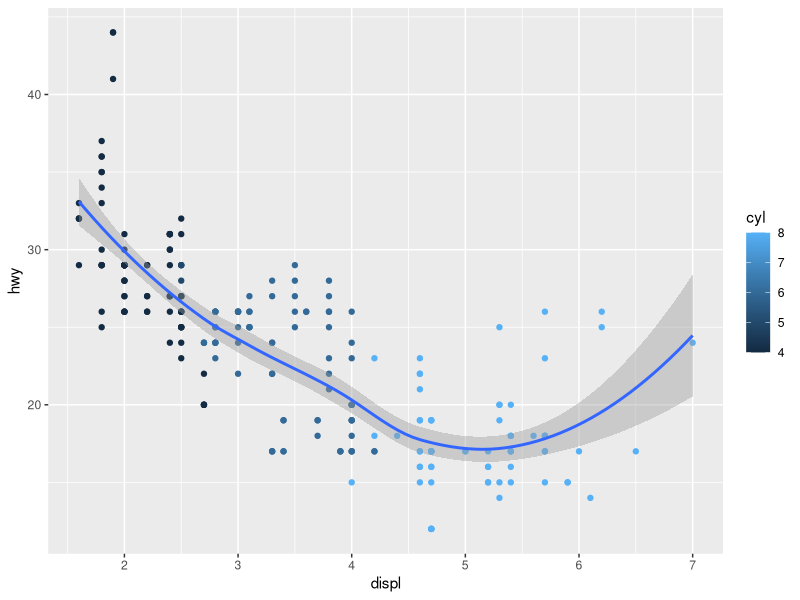
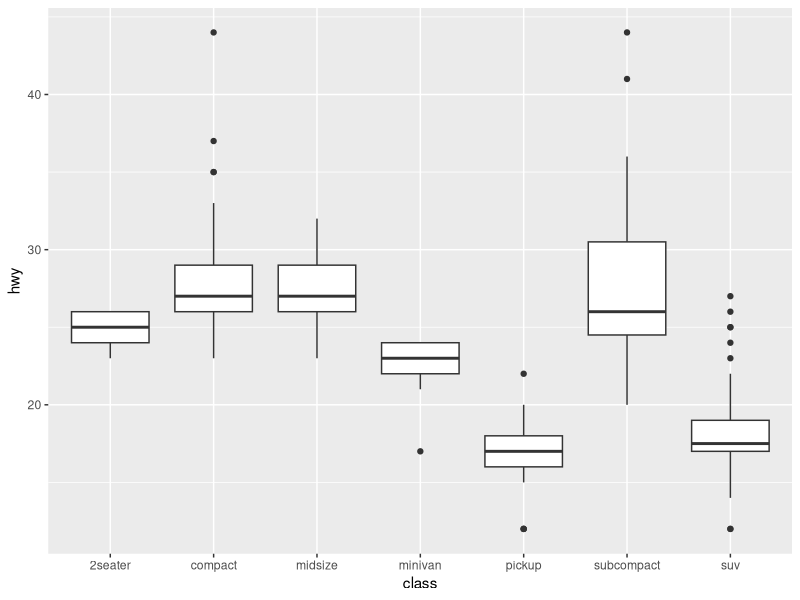
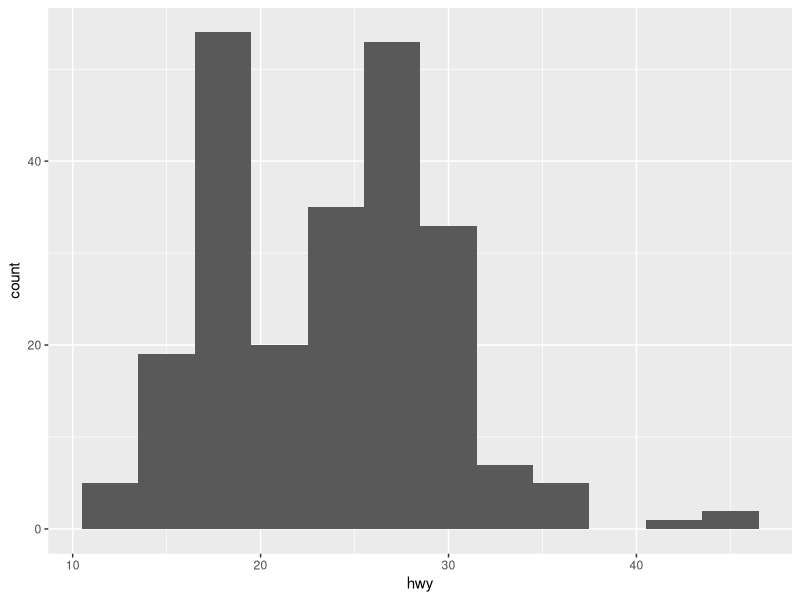

Here is the R script that generated these plots, in order: (Note: this script raises an error after producing the figures.)
## ---- chunk 1
knitr::opts_chunk$set(echo = TRUE)
library(tidyverse)
## ---- chunk 2
mpg
## ---- chunk 3
ggplot(data=mpg) + aes(x=displ, y=hwy) +
  geom_point(aes(color=cyl)) +
  geom_smooth(moethod = "lm") +
  coord_cartesian() +
  scale_color_gradient() +
  theme_get()
## ---- chunk 4
ggplot(data = mpg) +
  geom_boxplot(mapping = aes(x = class, y = hwy))
## ---- chunk 5
ggplot(data=mpg)+
  geom_histogram(mapping = aes(x=hwy), binwidth = 3)
  
## ---- chunk 6
ggplot(data=mpg)+
  geom_histogram(mapping = aes(x=hwy), binwidth = 2, color=red)
## ---- chunk 7
ggplot(data = mpg) +
  geom_point(mapping = aes(x = displ, y = hwy, color=class))
  
## ---- chunk 8
ggplot(data = mpg) +
  geom_point(mapping = aes(x = displ, y = hwy, shape=class))
  
## ---- chunk 9
ggplot(data = mpg) +
  geom_point(mapping = aes(x = displ, y = hwy, alpha=class))
  
## ---- chunk 10
# Makes a plot that the commands below will modify
ggplot(data=mpg, aes(x=displ,y=hwy))
q <- ggplot(mpg) + geom_point(aes(x = displ, y = hwy))

q + facet_grid(. ~ cyl)
q + facet_grid(drv ~ .)
q + facet_grid(drv ~ cyl)
q + facet_wrap(~ class)
## ---- chunk 11

## ---- chunk 12
ggplot(mpg) + 
  geom_point(aes(displ, hwy)) +
  geom_smooth(aes(displ, hwy))
